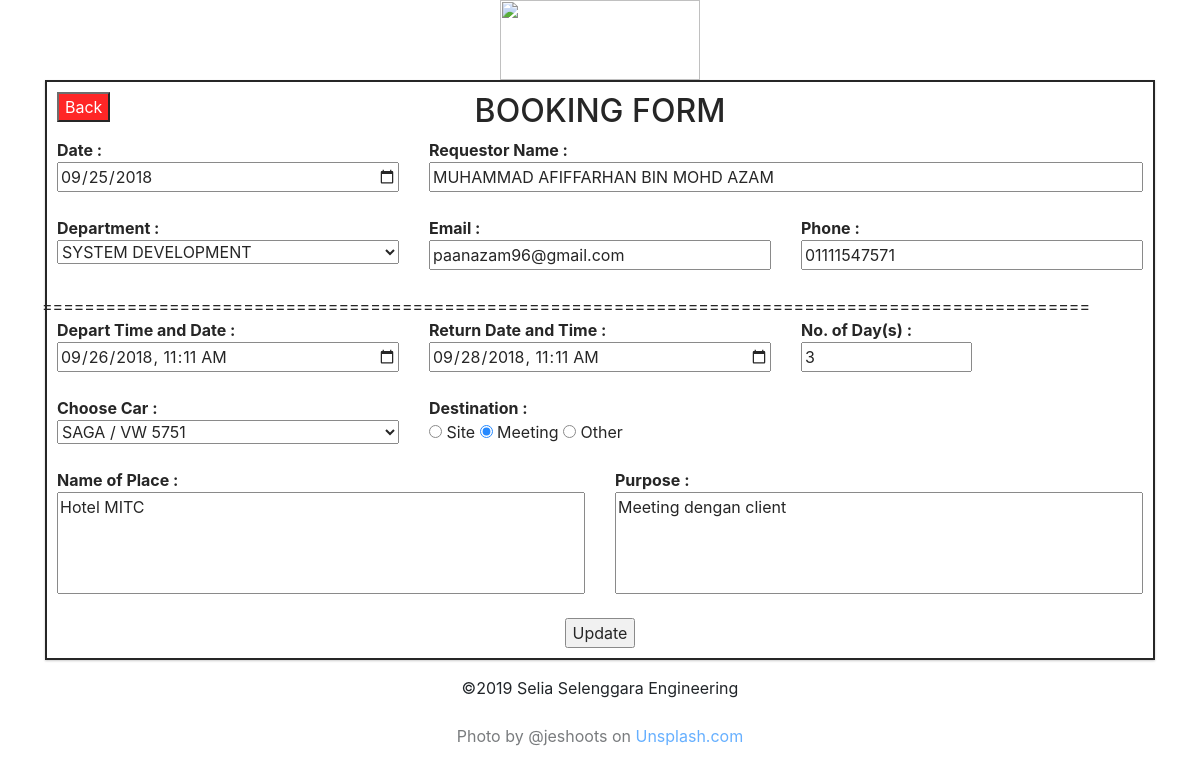
/useredit.php?id=2, run on the app's committed database.
### tables this page shows
CREATE TABLE `booking` (
  `id` int(100) NOT NULL,
  `email` varchar(50) NOT NULL,
  `name` varchar(50) NOT NULL,
  `tel` varchar(15) NOT NULL,
  `dept` varchar(100) NOT NULL,
  `date` date NOT NULL,
  `start_event` datetime NOT NULL,
  `end_event` datetime NOT NULL,
  `no_days` varchar(35) NOT NULL,
  `dest` varchar(35) NOT NULL,
  `placename` varchar(150) NOT NULL,
  `purpose` varchar(150) NOT NULL,
  `title` varchar(50) NOT NULL,
  `status` varchar(15) NOT NULL,
  `usertype` varchar(10) NOT NULL
);

CREATE TABLE `department` (
  `dept_id` int(100) NOT NULL,
  `dept` varchar(100) NOT NULL
);

CREATE TABLE `cars` (
  `id` int(50) NOT NULL,
  `carname` varchar(50) NOT NULL
);

### useredit.php (the view, shortened to what this page needs)
<?php
    include_once("config.php");
?>
<?php
    $id =$_GET['id'];
    $result = mysqli_query($conn, "SELECT * FROM booking WHERE id=$id");
    while($res = mysqli_fetch_array($result))
    {
        $email = $res['email'];
        $name = $res['name'];
        $tel = $res['tel'];
        $date = $res['date'];
        $start_event = $res['start_event'];
        $end_event = $res['end_event'];
        $no_days = $res['no_days'];
        $dest = $res['dest'];
        $placename = $res['placename'];
        $purpose = $res['purpose'];
    }
?>
<?php
    $hostname="localhost";
    $username="root";
    $password="";
    $databaseName="poolcar3";
    $connect = mysqli_connect($hostname, $username, $password, $databaseName);
    $query = "SELECT * FROM `cars` ";
    $result1 = mysqli_query($connect, $query);
?>
<?php
    $hostname="localhost";
    $username="root";
    $password="";
    $databaseName="poolcar3";
    $connect = mysqli_connect($hostname, $username, $password, $databaseName);
    $query = "SELECT * FROM `department` ";
    $result2 = mysqli_query($connect, $query);
?>
<html>
    <head>
        <link rel="stylesheet" href="https://cdnjs.cloudflare.com/ajax/libs/twitter-bootstrap/4.0.0-alpha.6/css/bootstrap.css" />
    </head>
    <body>
        <img src="imgs/Untitled-1.png" width="200px" height="80px" class="center">
        <form action="useredit.php" method="post" name="form1">
            <div class="container">
                <div id="calendar">
                    <div class="row">
                        <div class="col">
                            <input style="background: red; color: white;" type="button" value="Back" onclick="window.location.href='userpage.php'" />
                        </div>
                        <div class="col">
                            <h2 align="center">BOOKING FORM</h2>
                        </div>
                        <div class="col">
                        </div>
                    </div>
                    <div class="row">
                        <div class="col">
                            <strong>Date : </strong>
                            <br>
                            <input type="date" name="date" required style="width: 100%;" value="<?php echo $date;?>">
                        </div>
                        <div class="col-8">
                            <strong>Requestor Name :</strong>
                            <br>
                            <input type="text" name="name" style="text-transform:uppercase; width: 100%;" value="<?php echo $name;?>" required>
                        </div>
                    </div>
                    <div class="row"><br></div>
                    <div class="row">
                        <div class="col">
                            <strong>Department :</strong>
                            <select name="dept" required style="width: 100%;">
                                <?php
                                    $sql = "SELECT dept FROM booking WHERE id=$id";
                                    $result=mysqli_query($conn, $sql);
                                    $row=mysqli_fetch_array($result);
                                    $dept_user = $row['dept'];
                                ?>
                                <?php while($row1=mysqli_fetch_array($result2)):;?>
                                <option <?php if($row1['dept'] == $dept_user) echo "selected"; ?> >
                                    <?php echo $row1['dept']; ?>
                                </option>
                                <?php endwhile; ?>
                            </select>
                        </div>
                        <div class="col">
                            <strong>Email :</strong>
                            <br>
                            <input type="email" name="email" placeholder="example@seliagroup.com" value="<?php echo $email;?>" required style="width: 100%;">
                        </div>
                        <div class="col">
                            <strong>Phone : </strong>
                            <br>
                            <input type="tel" name="tel" value="<?php echo $tel;?>" required style="width: 100%;">
                        </div>
                    </div>
                    <div class="row"><br></div>
                    <div class="row">===================================================================================================</div>
                    <div class="row">
                        <div class="col">
                            <strong>Depart Time and Date :</strong>
                            <br>
                            <div id="pickup_date"><input type="datetime-local" class="textbox" id="pick_date" name="start_event" onchange="cal()" style="width: 100%;" value="<?php echo date('Y-m-d\TH:i', strtotime($start_event)); ?>" required></div>
                        </div>
                        <div class="col">
                            <strong>Return Date and Time : </strong>
                            <br>
                            <div id="dropoff_date"><input type="datetime-local" class="textbox" id="drop_date" name="end_event" onchange="cal()" style="width: 100%;" value="<?php echo date('Y-m-d\TH:i', strtotime($end_event)); ?>" required/></div>
                        </div>
                        <div class="col">
                            <strong>No. of Day(s) :</strong>
                            <br>
                            <div id="numdays"><input type="text" class="textbox" id="numdays2" name="no_days" style="width: 50%;" value="<?php echo $no_days;?>"/></div>
                        </div>
                    </div>
                    <div class="row"><br></div>
                    <div class="row">
                        <div class="col">
                        <strong>Choose Car :</strong>
                            <br>
                            <select name="title" required style="width: 100%;">
                                <?php
                                    $sql = "SELECT title FROM booking WHERE id=$id";
                                    $result=mysqli_query($conn, $sql);
                                    $row=mysqli_fetch_array($result);
                                    $car_user = $row['title'];
                                ?>
                                <?php while($row1=mysqli_fetch_array($result1)):;?>
                                <option <?php if($row1['carname'] == $car_user) echo "selected"; ?> >
                                    <?php echo $row1['carname']; ?>
                                </option>
                                <?php endwhile; ?>
                            </select>
                        </div>
                        <div class="col">
                            <strong>Destination : </strong>
                            <br>
                            <input type="radio" name="dest" value="Site" required
                            <?php
                                if($dest=="Site"){
                                    echo "checked";
                                }
                            ?>
                            > Site
                            <input type="radio" name="dest" value="Meeting" required
                            <?php
                                if($dest=="Meeting"){
                                    echo "checked";
                                }
                            ?>
                            > Meeting
                            <input type="radio" name="dest" value="Other" required
                            <?php
                                if($dest=="Other"){
                                    echo "checked";
                                }
                            ?>
                            > Other
                        </div>
                        <div class="col">
                        </div>
                    </div>
                    <div class="row"><br></div>
                    <div class="row">
                        <div class="col">
                            <strong>Name of Place : </strong>
                            <br>
                            <textarea rows="4" name="placename" style="width:100%; resize: none;" required><?php echo $placename;?></textarea>
                        </div>
                        <div class="col">
                            <strong>Purpose :</strong>
                            <br>
                            <textarea rows="4" name="purpose" style="width:100%; resize: none;" required><?php echo $purpose;?></textarea>
                        </div>
                    </div>
                    <br>
                    <center>
                        <input type="submit" name="update" value="Update">
                    </center>
                </div>
            </div>
        </form>
        <center>&copy;<?php echo date("Y");?> Selia Selenggara Engineering</center>
        <br>
        <div id="footer">
        <center>
            Photo by @jeshoots on <a href="https://unsplash.com/photos/pUAM5hPaCRI">Unsplash.com</a>
        </center>
        </div>
    </body>
</html>

### useredit.php (style rules this page uses)
body { background-image: url("imgs/10.jpg"); background-size: cover; background-repeat: no-repeat; background-attachment: fixed; }
.center { display: block; margin-left: auto; margin-right: auto; }
#calendar { margin: 0 auto; padding: 10px; background-color: #FFFFFF; opacity: 0.85; border: 2px solid black; box-shadow: 0 1px 2px #C3C3C3; color: black; }
#footer { bottom:0; width:100%; height:30px; background: white; opacity: 0.6; }

### data on the page
booking: date "09/25/2018", name "MUHAMMAD AFIFFARHAN BIN MOHD AZAM", dept "SYSTEM DEVELOPMENT", email "paanazam96@gmail.com", tel "01111547571", start_event "09/26/2018 11:11", end_event "09/28/2018 11:11", no_days "3", title "SAGA / VW 5751", dest "☑", placename "Hotel MITC", purpose "Meeting dengan client"
